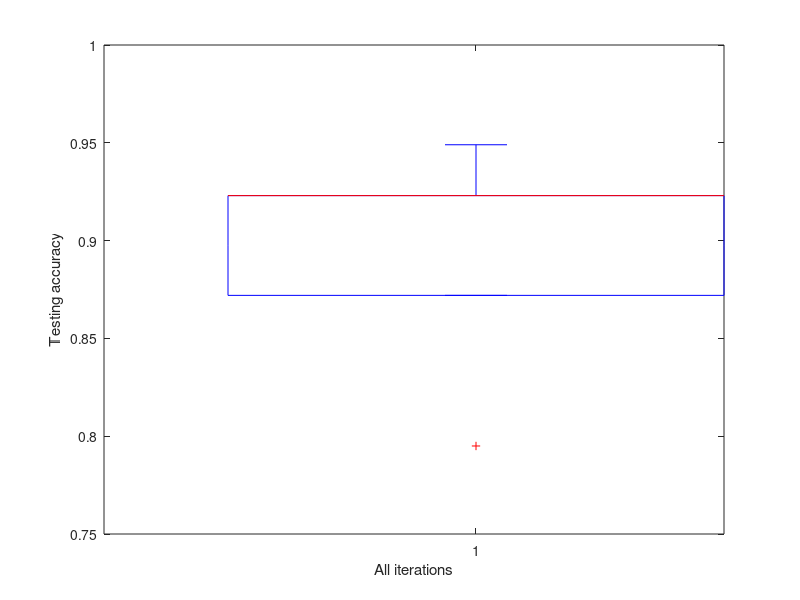

Write the MATLAB code that produced this figure.
data=[0.872,0.949,0.923,0.923,0.795,0.923,0.949,0.872,0.923,0.872];
boxplot(data)
xlabel("All iterations")
ylabel("Testing accuracy")